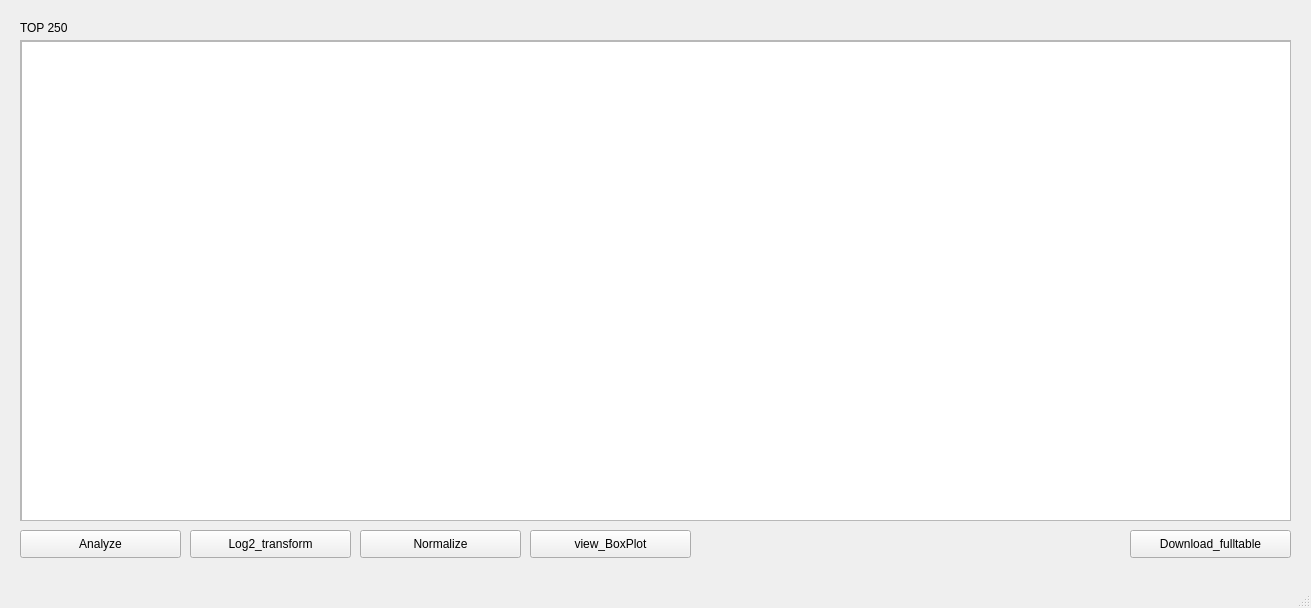
<?xml version="1.0" encoding="UTF-8"?>
<ui version="4.0">
 <class>Analyze</class>
 <widget class="QMainWindow" name="Analyze">
  <property name="geometry">
   <rect>
    <x>0</x>
    <y>0</y>
    <width>1311</width>
    <height>608</height>
   </rect>
  </property>
  <property name="windowTitle">
   <string>Table_view</string>
  </property>
  <widget class="QWidget" name="centralwidget">
   <widget class="QScrollArea" name="scrollArea">
    <property name="geometry">
     <rect>
      <x>20</x>
      <y>40</y>
      <width>1271</width>
      <height>481</height>
     </rect>
    </property>
    <property name="widgetResizable">
     <bool>true</bool>
    </property>
    <widget class="QWidget" name="scrollAreaWidgetContents">
     <property name="geometry">
      <rect>
       <x>0</x>
       <y>0</y>
       <width>1269</width>
       <height>479</height>
      </rect>
     </property>
     <widget class="QTableWidget" name="tableWidget">
      <property name="geometry">
       <rect>
        <x>0</x>
        <y>0</y>
        <width>1271</width>
        <height>481</height>
       </rect>
      </property>
     </widget>
    </widget>
   </widget>
   <widget class="QPushButton" name="pushButton">
    <property name="geometry">
     <rect>
      <x>1130</x>
      <y>530</y>
      <width>161</width>
      <height>28</height>
     </rect>
    </property>
    <property name="text">
     <string>Download_fulltable</string>
    </property>
   </widget>
   <widget class="QLabel" name="label">
    <property name="geometry">
     <rect>
      <x>20</x>
      <y>20</y>
      <width>72</width>
      <height>15</height>
     </rect>
    </property>
    <property name="text">
     <string>TOP 250</string>
    </property>
   </widget>
   <widget class="QPushButton" name="pushButton_3">
    <property name="geometry">
     <rect>
      <x>20</x>
      <y>530</y>
      <width>161</width>
      <height>28</height>
     </rect>
    </property>
    <property name="text">
     <string>Analyze</string>
    </property>
   </widget>
   <widget class="QPushButton" name="pushButton_2">
    <property name="geometry">
     <rect>
      <x>190</x>
      <y>530</y>
      <width>161</width>
      <height>28</height>
     </rect>
    </property>
    <property name="text">
     <string>Log2_transform</string>
    </property>
   </widget>
   <widget class="QPushButton" name="pushButton_4">
    <property name="geometry">
     <rect>
      <x>530</x>
      <y>530</y>
      <width>161</width>
      <height>28</height>
     </rect>
    </property>
    <property name="text">
     <string>view_BoxPlot</string>
    </property>
   </widget>
   <widget class="QPushButton" name="pushButton_5">
    <property name="geometry">
     <rect>
      <x>360</x>
      <y>530</y>
      <width>161</width>
      <height>28</height>
     </rect>
    </property>
    <property name="text">
     <string>Normalize</string>
    </property>
   </widget>
  </widget>
  <widget class="QMenuBar" name="menubar">
   <property name="geometry">
    <rect>
     <x>0</x>
     <y>0</y>
     <width>1311</width>
     <height>26</height>
    </rect>
   </property>
  </widget>
  <widget class="QStatusBar" name="statusbar"/>
 </widget>
 <resources/>
 <connections/>
</ui>
